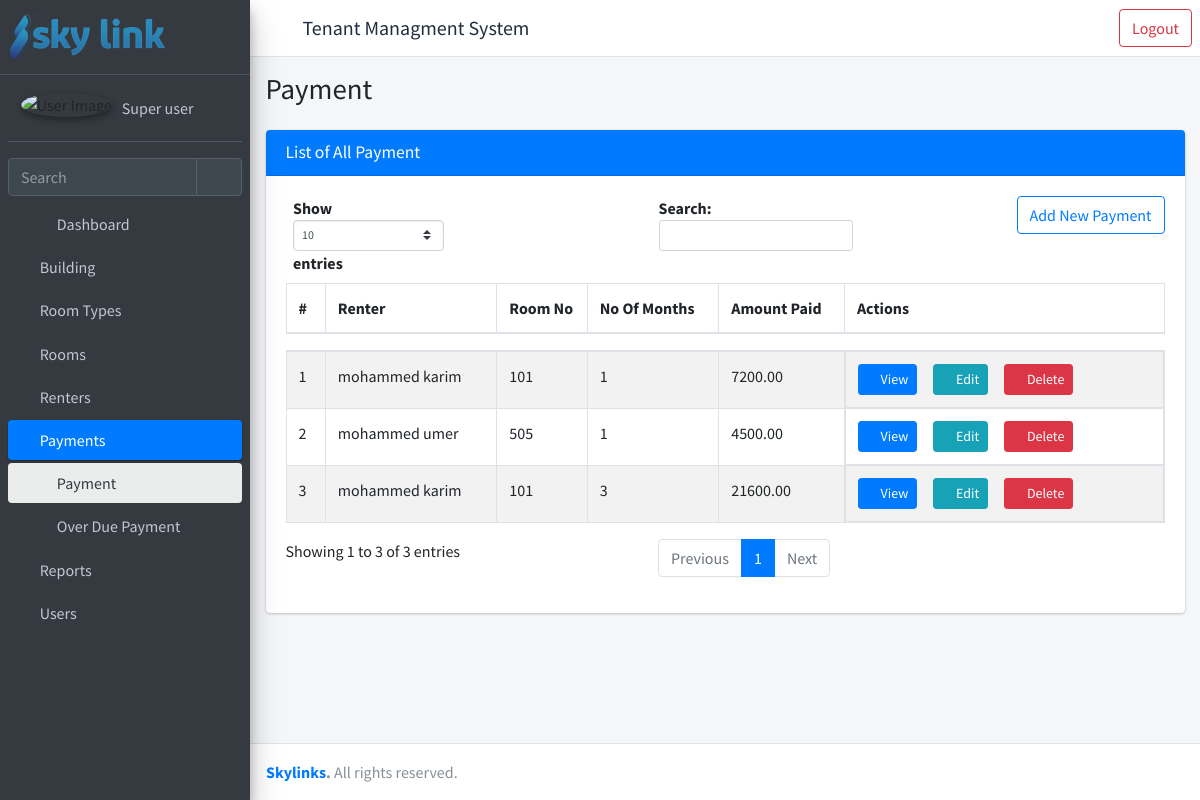
The app's page /list-payment/ (signed in), older data.
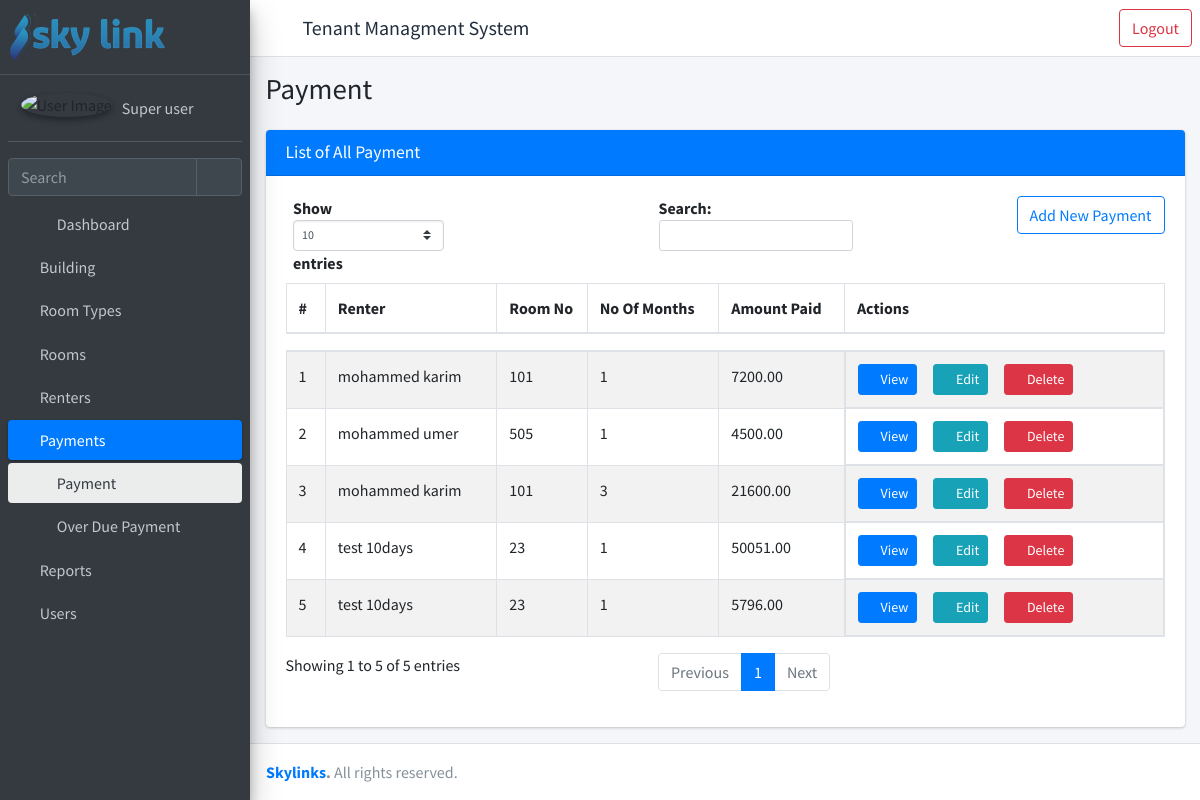
The same page, newer data.
### rent/models.py (models this page shows, shortened)
class Payment(models.Model):
    renter = models.ForeignKey("rent.Renter", verbose_name=_("Renter"), on_delete=models.PROTECT)
    paid_date = models.DateField(_("Paid Date"), auto_now_add=True)
    no_of_months = models.PositiveIntegerField(_("No Of Months"))
    amount = models.DecimalField(_("Amount Paid"), max_digits=10, decimal_places=2)
    invoice_no = models.CharField(_("Invoice No"), max_length=50)
    slip_no = models.CharField(_("Slip No"), max_length=50)
    payment_method = models.CharField(_("Payment Method"), max_length=50, choices= PAYMENT_METHOD_CHOICES)
    remark = models.TextField(_("Remark"), blank=True, default="No Remark.")
    report = models.ForeignKey("rent.Report", verbose_name=_("Reported to."), on_delete=models.PROTECT, blank=True)
    created_by = models.ForeignKey(settings.AUTH_USER_MODEL, verbose_name=_("Created By"), on_delete=models.PROTECT, related_name="created_by_payment")
    created_date = models.DateTimeField(_("Created Date"), auto_now_add=True)
    updated_by = models.ForeignKey(settings.AUTH_USER_MODEL, verbose_name=_("Updated By"), on_delete=models.PROTECT, related_name="updated_by_payment")
    updated_date = models.DateTimeField(_("Updated Date"), auto_now=True)

class Renter(models.Model) :
    first_name = models.CharField(_("First Name"), max_length=30)
    last_name = models.CharField(_("Last Name"), max_length=30)
    phone = models.CharField(_("Phone number"), max_length=30)
    id_no = models.CharField(_("ID No."), max_length=50)
    deposited_amount = models.DecimalField(_("Deposited Amount"), max_digits=15, decimal_places=2, default=0)
    date_admitted = models.DateField(_("Date Admitted"), default=timezone.now)
    room = models.ForeignKey("rent.Room", verbose_name=_("Room"), on_delete=models.PROTECT, related_name="rents")
    chat_id = models.CharField(_("Chat ID"), max_length=50 ,default= 0)
    is_rented = models.BooleanField(_("Is Rented"), default=True)
    date_left = models.DateField(_("Date Field"), blank=True, null=True)
    created_by = models.ForeignKey(settings.AUTH_USER_MODEL, verbose_name=_("Created By"), on_delete=models.PROTECT, related_name="created_by_renter")
    created_date = models.DateTimeField(_("Created Date"), auto_now_add=True)
    updated_by = models.ForeignKey(settings.AUTH_USER_MODEL, verbose_name=_("Updated By"), on_delete=models.PROTECT, related_name="updated_by_renter")
    updated_date = models.DateTimeField(_("Updated Date"), auto_now=True)
    def full_name(self) -> str:
        return self.first_name + ' ' + self.last_name

class Room(models.Model):
    building = models.ForeignKey("rent.Building", verbose_name=_("Building"), on_delete=models.PROTECT)
    floor_no = models.PositiveIntegerField(_("Floor No."))
    room_type = models.ForeignKey("rent.RoomType", verbose_name=_("Room Type"), on_delete=models.PROTECT)
    room_no = models.CharField(_("Room No."),max_length=10)
    width = models.DecimalField(_("Room Width"), max_digits=5, decimal_places=2, blank=True, null=True)
    length = models.DecimalField(_("Room Length"), max_digits=5, decimal_places=2, blank=True, null= True)
    area = models.DecimalField(_("Area"), max_digits=10, decimal_places=2)
    price_msq = models.DecimalField(_("Price per MSq"), max_digits=10, decimal_places=2)
    status = models.CharField(_("Status"), max_length=50, choices=STATUS_CHOICES, default="vacant")
    total_price = models.DecimalField(_("Total Price"), max_digits=10, decimal_places=2)
    is_active = models.BooleanField(default=True)
    created_by = models.ForeignKey(settings.AUTH_USER_MODEL, verbose_name=_("Created By"), on_delete=models.PROTECT, related_name="created_by_room")
    created_date = models.DateTimeField(_("Created Date"), auto_now_add=True)
    updated_by = models.ForeignKey(settings.AUTH_USER_MODEL, verbose_name=_("Updated By"), on_delete=models.PROTECT, related_name="updated_by_room")
    updated_date = models.DateTimeField(_("Updated Date"), auto_now=True)
    def __str__(self) -> str:
        return self.room_no

### rent/views.py (the view)
# urls.py: path("list-payment/", views.PaymentListView.as_view(), name= "list-payments"),
class PaymentListView(LoginRequiredMixin, PaymentViewPermissionMixin, ListView):
    model = Payment
    template_name = "rent/list.html"
    def get_context_data(self, **kwargs):
        context = super().get_context_data(**kwargs)
        context["title"] = "Payment"
        context["open"] = "payment"
        context['obj_model'] = "payment"
        return {**context, **permissions(self.request)}

### templates/rent/list.html (shortened to what the changed rows need)
{% extends 'rent/homepage.html' %}
{% load static %}
{% block main_page %}
<div class="content">
    <div class="container-fluid">
        <div class="card">
            <div class="card-header bg-primary">
                <h3 class="card-title ">List of All {{ obj_model.capitalize }}</h3>
            </div>
            <div class="card-body">
                {% if obj_model == 'renter' %}
                    {% if renter_add_permission %}
                        <a class="btn btn-outline-primary float-right mb-3"href="{% url 'register-renters' %}">
                            Add New Renter</a>
                    {% endif %}
                {% elif obj_model == 'room' %}
                    {% if room_add_permission %}
                        <a class="btn btn-outline-primary float-right mb-3" href="{% url 'register-rooms' %}">
                        Add New Room</a>
                    {% endif %}
                {% elif obj_model == 'payment' %}
                    {% if payment_add_permission %}
                        <a class="btn btn-outline-primary float-right mb-3" href="{% url 'register-payments' %}">
                            Add New Payment </a>
                    {% endif %}
                {% endif %}
                <table id="example1" class="table table-bordered table-striped" width="100%">
                    <thead>
                        {% if obj_model == "renter" %}
                            <tr>
                                <th>#</th>
                                <th>Full Name</th>
                                <th>Phone Number</th>
                                <th>Room No.</th>
                                <th>Action</th>
                            </tr>
                        {% elif obj_model == 'payment'%}
                            <tr>
                                <th>#</th>
                                <th>Renter</th>
                                <th>Room No</th>
                                <th>No Of Months</th>
                                <th>Amount Paid</th>
                                <th>Actions</th>
                            </tr>
                        {% endif %}
                    </thead>
                    <tbody>
                    {% if object_list.count > 0 %}
                        {% for data in object_list %}
                            {% if obj_model == "renter" %}
                            <tr>
                                <td>{{ forloop.counter }}</td>
                                <td>{{ data.full_name }}</td>
                                <td>{{ data.phone }}</td>
                                <td >{{data.room}}</td>
                                <td class="product-action d-flex"><a class="btn btn-primary btn-sm mr-3" href="{% url 'detail-renter' pk=data.id %}">
                                    <i class="fas fa-folder"></i>
                                    View</a>
                                    {% if renter_change_permission %}
                                        <a class="btn btn-info btn-sm mr-3" href="{% url 'update-renter' pk=data.id %}">
                                            <i class="fas fa-pencil-alt">
                                            </i>
                                            Edit
                                        </a>
                                    {% endif %}
                                    {% if renter_delete_permission %}
                                        <a class="btn btn-danger btn-sm mr-3" href="{% url 'delete-renter' pk=data.id %}">
                                            <i class="fas fa-trash">
                                            </i>
                                            Delete
                                        </a>
                                    {% endif %}
                                </td>
                            </tr>
                        {% elif obj_model == "payment"%}
                            <tr>
                                <td>{{ forloop.counter }}</td>
                                <td>{{ data.renter.full_name }}</td>
                                <td >{{data.renter.room}}</td>
                                <td>{{ data.no_of_months }}</td>
                                <td >{{data.amount}}</td>
                                <td class="product-action d-flex"><a class="btn btn-primary btn-sm mr-3" href="{% url 'detail-payment' data.id  %}">
                                    <i class="fas fa-folder"></i>
                                    View</a>
                                    {% if payment_change_permission %}
                                        <a class="btn btn-info btn-sm mr-3" href="{% url 'update-payment' pk=data.id %}">
                                            <i class="fas fa-pencil-alt">
                                            </i>
                                            Edit
                                        </a>
                                    {% endif %}
                                    {% if payment_delete_permission %}
                                    <a class="btn btn-danger btn-sm mr-3" href="{% url 'payment-delete' pk=data.id  %}">
                                        <i class="fas fa-trash">
                                        </i>
                                        Delete
                                    </a>
                                    {% endif %}
                                </td>
                            </tr>
                        {% endif %}
                    {% endfor %}
                    {% else %}
                        <tr>
                            <td colspan="6" class="dataTables_empty text-center" valign="top">No records found</td>
                        </tr>
                    {% endif %}
                    </tbody>
                </table>
            </div>
        </div>
    </div>
</div>
{% endblock main_page %}
{% block scripts %}
{% load static %}
{% endblock scripts %}

Row changes from the older to the newer data that the page shows:
added Payment: renter.full_name "test 10days", renter.room "23", no_of_months "1", amount "50051.00"
added Payment: renter.full_name "test 10days", renter.room "23", no_of_months "1", amount "5796.00"
Text that changed along with them:
text written by a page script: "Show entries Search: Showing 1 to 3 of 3 entries Previous 1 Next" → "Show entries Search: Showing 1 to 5 of 5 entries Previous 1 Next"
